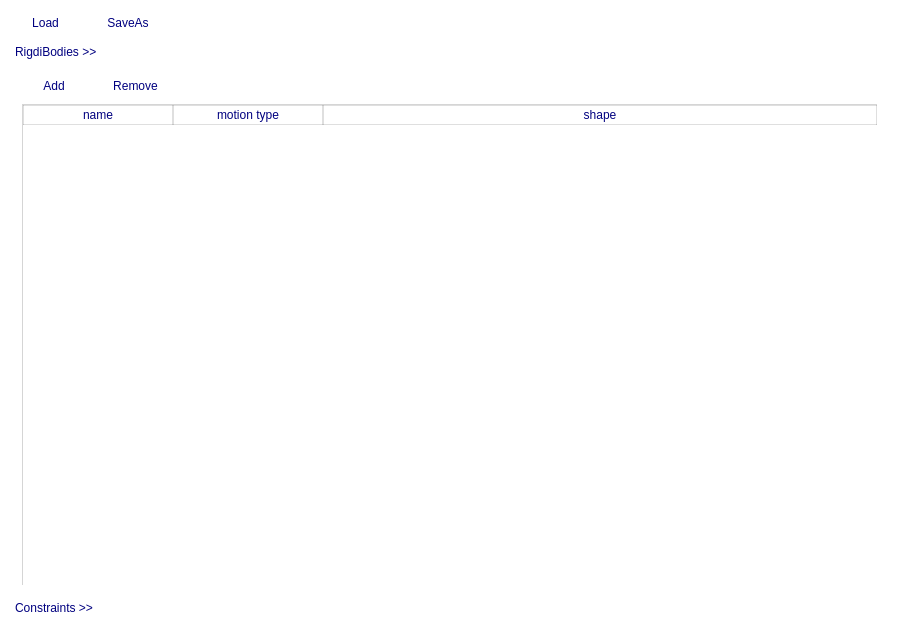
<?xml version="1.0" encoding="UTF-8"?>
<ui version="4.0">
 <class>MainWindow</class>
 <widget class="QMainWindow" name="MainWindow">
  <property name="geometry">
   <rect>
    <x>0</x>
    <y>0</y>
    <width>900</width>
    <height>630</height>
   </rect>
  </property>
  <property name="contextMenuPolicy">
   <enum>Qt::NoContextMenu</enum>
  </property>
  <property name="windowTitle">
   <string>MainWindow</string>
  </property>
  <property name="styleSheet">
   <string notr="true">QWidget{
	color: rgb(0,0,127);
	background: transparent;
}

QTableWidget{
	background-color: rgba(255, 255, 255, 0);
}

QWidget#centralWidget{
	background-image: url(:/backgrounds/yande.re 64923.jpg);
}

QPushButton{
	background-color: rgba(255, 255, 255, 127);
	border: 1px solid white;
	border-radius: 5px;
	padding: 4 20 4 20px;
}

QPushButton:hover{
	background-color: rgba(255, 255, 255, 192);
}

QPushButton:pressed{
	background-color: rgba(255, 255, 255, 224);
}

QToolBox{
	background-color: rgba(255, 255, 255, 127);
}

QToolBox::Tab{
	background-color: qlineargradient(spread:pad, x1:0, y1:0, x2:0.5, y2:0.5, stop:0 rgba(255, 255, 255, 255), stop:1 rgba(255, 255, 255, 0));
}

QTableWidget{
	background-color: rgba(255, 255, 255, 127);
}

QHeaderView::section{
	background-color: qlineargradient(spread:pad, x1:0, y1:0, x2:0, y2:1, stop:0 rgba(255, 255, 255, 255), stop:1 rgba(255, 255, 255, 0));
border: 1px solid rgba(0, 0, 0, 32);
}

QScrollBar::add-page{
	background:transparent;
}

QScrollBar::sub-page{
	background:transparent;
}</string>
  </property>
  <widget class="QWidget" name="centralWidget">
   <property name="styleSheet">
    <string notr="true"/>
   </property>
   <layout class="QVBoxLayout" name="verticalLayout">
    <item>
     <layout class="QHBoxLayout" name="horizontalLayout">
      <item>
       <widget class="QPushButton" name="buttonLoad">
        <property name="text">
         <string>Load</string>
        </property>
       </widget>
      </item>
      <item>
       <widget class="QPushButton" name="buttonSaveAs">
        <property name="text">
         <string>SaveAs</string>
        </property>
        <property name="flat">
         <bool>false</bool>
        </property>
       </widget>
      </item>
      <item>
       <widget class="QLineEdit" name="lineEditCurrentFile">
        <property name="styleSheet">
         <string notr="true">QLineEdit{
	background-color: rgba(255, 255, 255, 127);
	border: 1px solid rgba(255, 255, 255, 192);
	border-radius: 2px;
	padding: 1 1 1 1px;
}
QLineEdit:hover{
	background-color: rgba(255, 255, 255, 192);
	border: 1px solid rgba(255, 255, 255, 192);
	border-radius: 2px;
	padding: 1 1 1 1px;
}</string>
        </property>
        <property name="text">
         <string notr="true"/>
        </property>
        <property name="readOnly">
         <bool>true</bool>
        </property>
       </widget>
      </item>
     </layout>
    </item>
    <item>
     <widget class="QToolBox" name="toolBox">
      <property name="styleSheet">
       <string notr="true"/>
      </property>
      <property name="frameShape">
       <enum>QFrame::NoFrame</enum>
      </property>
      <property name="currentIndex">
       <number>0</number>
      </property>
      <property name="tabSpacing">
       <number>0</number>
      </property>
      <widget class="QWidget" name="pageRigidBodies">
       <property name="geometry">
        <rect>
         <x>0</x>
         <y>0</y>
         <width>882</width>
         <height>542</height>
        </rect>
       </property>
       <property name="styleSheet">
        <string notr="true"/>
       </property>
       <attribute name="label">
        <string>RigdiBodies &gt;&gt;</string>
       </attribute>
       <layout class="QGridLayout" name="gridLayout_3">
        <item row="1" column="0">
         <widget class="QTableWidget" name="tableRigidBodies">
          <property name="frameShape">
           <enum>QFrame::Panel</enum>
          </property>
          <property name="verticalScrollBarPolicy">
           <enum>Qt::ScrollBarAsNeeded</enum>
          </property>
          <property name="editTriggers">
           <set>QAbstractItemView::NoEditTriggers</set>
          </property>
          <property name="selectionBehavior">
           <enum>QAbstractItemView::SelectRows</enum>
          </property>
          <property name="horizontalScrollMode">
           <enum>QAbstractItemView::ScrollPerPixel</enum>
          </property>
          <property name="gridStyle">
           <enum>Qt::DotLine</enum>
          </property>
          <property name="rowCount">
           <number>0</number>
          </property>
          <property name="columnCount">
           <number>3</number>
          </property>
          <attribute name="horizontalHeaderCascadingSectionResizes">
           <bool>true</bool>
          </attribute>
          <attribute name="horizontalHeaderDefaultSectionSize">
           <number>150</number>
          </attribute>
          <attribute name="horizontalHeaderHighlightSections">
           <bool>false</bool>
          </attribute>
          <attribute name="horizontalHeaderMinimumSectionSize">
           <number>100</number>
          </attribute>
          <attribute name="horizontalHeaderStretchLastSection">
           <bool>true</bool>
          </attribute>
          <attribute name="verticalHeaderVisible">
           <bool>false</bool>
          </attribute>
          <column>
           <property name="text">
            <string>name</string>
           </property>
          </column>
          <column>
           <property name="text">
            <string>motion type</string>
           </property>
          </column>
          <column>
           <property name="text">
            <string>shape</string>
           </property>
          </column>
         </widget>
        </item>
        <item row="0" column="0">
         <layout class="QHBoxLayout" name="horizontalLayout_2">
          <item>
           <widget class="QPushButton" name="buttonAddBody">
            <property name="text">
             <string>Add</string>
            </property>
           </widget>
          </item>
          <item>
           <widget class="QPushButton" name="buttonRemoveBody">
            <property name="text">
             <string>Remove</string>
            </property>
           </widget>
          </item>
          <item>
           <spacer name="horizontalSpacer">
            <property name="orientation">
             <enum>Qt::Horizontal</enum>
            </property>
            <property name="sizeHint" stdset="0">
             <size>
              <width>40</width>
              <height>20</height>
             </size>
            </property>
           </spacer>
          </item>
         </layout>
        </item>
       </layout>
      </widget>
      <widget class="QWidget" name="pageConstraints">
       <property name="geometry">
        <rect>
         <x>0</x>
         <y>0</y>
         <width>882</width>
         <height>542</height>
        </rect>
       </property>
       <attribute name="label">
        <string>Constraints &gt;&gt;</string>
       </attribute>
       <layout class="QGridLayout" name="gridLayout_4">
        <item row="1" column="0">
         <widget class="QTableWidget" name="tableConstraints">
          <property name="frameShape">
           <enum>QFrame::Panel</enum>
          </property>
          <property name="editTriggers">
           <set>QAbstractItemView::NoEditTriggers</set>
          </property>
          <property name="selectionBehavior">
           <enum>QAbstractItemView::SelectRows</enum>
          </property>
          <property name="horizontalScrollMode">
           <enum>QAbstractItemView::ScrollPerPixel</enum>
          </property>
          <property name="gridStyle">
           <enum>Qt::DotLine</enum>
          </property>
          <attribute name="horizontalHeaderCascadingSectionResizes">
           <bool>true</bool>
          </attribute>
          <attribute name="horizontalHeaderDefaultSectionSize">
           <number>150</number>
          </attribute>
          <attribute name="horizontalHeaderHighlightSections">
           <bool>false</bool>
          </attribute>
          <attribute name="horizontalHeaderMinimumSectionSize">
           <number>100</number>
          </attribute>
          <attribute name="horizontalHeaderStretchLastSection">
           <bool>true</bool>
          </attribute>
          <attribute name="verticalHeaderVisible">
           <bool>false</bool>
          </attribute>
          <column>
           <property name="text">
            <string>type</string>
           </property>
          </column>
          <column>
           <property name="text">
            <string>rigidbodies</string>
           </property>
          </column>
         </widget>
        </item>
        <item row="0" column="0">
         <layout class="QHBoxLayout" name="horizontalLayout_3">
          <item>
           <widget class="QPushButton" name="buttonAddConstraint">
            <property name="text">
             <string>Add</string>
            </property>
           </widget>
          </item>
          <item>
           <widget class="QPushButton" name="buttonRemoveConstraint">
            <property name="text">
             <string>Remove</string>
            </property>
           </widget>
          </item>
          <item>
           <spacer name="horizontalSpacer_2">
            <property name="orientation">
             <enum>Qt::Horizontal</enum>
            </property>
            <property name="sizeHint" stdset="0">
             <size>
              <width>40</width>
              <height>20</height>
             </size>
            </property>
           </spacer>
          </item>
         </layout>
        </item>
       </layout>
      </widget>
     </widget>
    </item>
   </layout>
  </widget>
 </widget>
 <layoutdefault spacing="6" margin="11"/>
 <resources/>
 <connections>
  <connection>
   <sender>buttonLoad</sender>
   <signal>clicked()</signal>
   <receiver>MainWindow</receiver>
   <slot>onButtonLoad()</slot>
   <hints>
    <hint type="sourcelabel">
     <x>47</x>
     <y>21</y>
    </hint>
    <hint type="destinationlabel">
     <x>449</x>
     <y>299</y>
    </hint>
   </hints>
  </connection>
  <connection>
   <sender>buttonSaveAs</sender>
   <signal>clicked()</signal>
   <receiver>MainWindow</receiver>
   <slot>onButtonSave()</slot>
   <hints>
    <hint type="sourcelabel">
     <x>128</x>
     <y>21</y>
    </hint>
    <hint type="destinationlabel">
     <x>449</x>
     <y>299</y>
    </hint>
   </hints>
  </connection>
  <connection>
   <sender>tableRigidBodies</sender>
   <signal>cellDoubleClicked(int,int)</signal>
   <receiver>MainWindow</receiver>
   <slot>onModifyRigidBody(int,int)</slot>
   <hints>
    <hint type="sourcelabel">
     <x>448</x>
     <y>323</y>
    </hint>
    <hint type="destinationlabel">
     <x>449</x>
     <y>299</y>
    </hint>
   </hints>
  </connection>
  <connection>
   <sender>tableConstraints</sender>
   <signal>cellDoubleClicked(int,int)</signal>
   <receiver>MainWindow</receiver>
   <slot>onModifyConstraint(int,int)</slot>
   <hints>
    <hint type="sourcelabel">
     <x>448</x>
     <y>323</y>
    </hint>
    <hint type="destinationlabel">
     <x>449</x>
     <y>299</y>
    </hint>
   </hints>
  </connection>
 </connections>
 <slots>
  <slot>onButtonLoad()</slot>
  <slot>onButtonSave()</slot>
  <slot>onModifyRigidBody(int,int)</slot>
  <slot>onModifyConstraint(int,int)</slot>
 </slots>
</ui>
